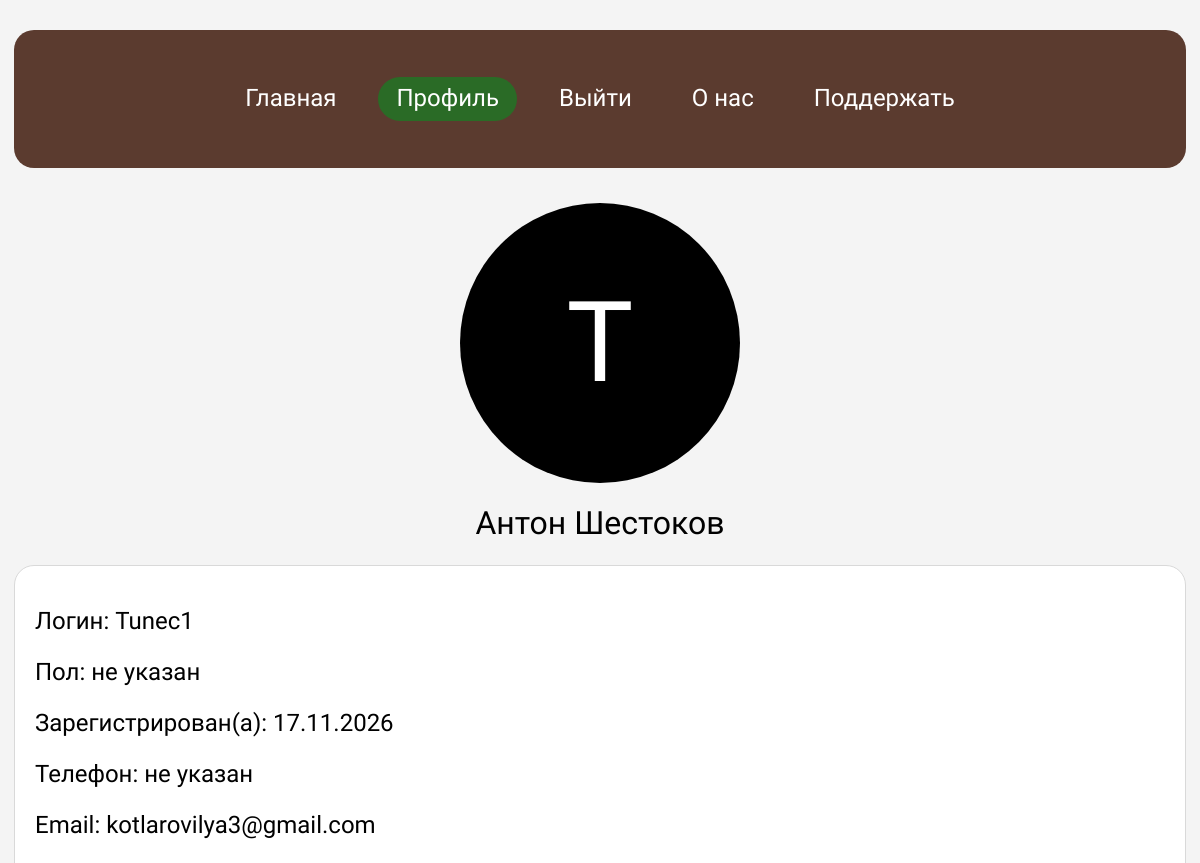
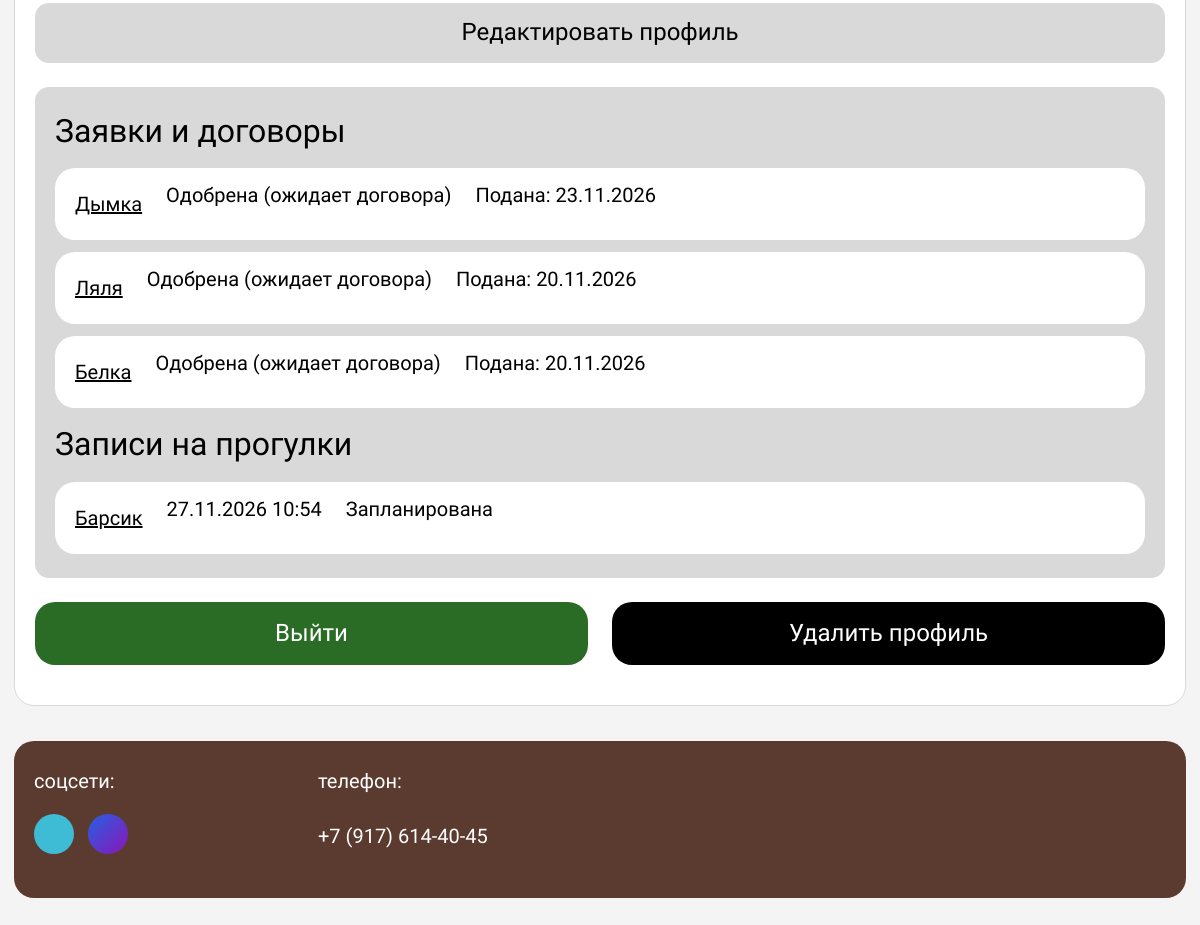
/profile/ (signed in), run on the app's committed database (2 pictures, top to bottom).
### app/models.py (models this page shows, shortened)
class Profile(models.Model):
    GENDER_CHOICES = [('male', 'Мужской'), ('female', 'Женский')]
    user = models.OneToOneField(
        settings.AUTH_USER_MODEL, on_delete=models.CASCADE,
        related_name='profile', verbose_name='Пользователь',
    )
    phone = models.CharField('Телефон', max_length=20, blank=True)
    gender = models.CharField('Пол', max_length=10, choices=GENDER_CHOICES, blank=True)
    class Meta:
        verbose_name = 'Профиль пользователя'
        verbose_name_plural = 'Профили пользователей'

class AdoptionApplication(models.Model):
    STATUS_CHOICES = [
        ('pending', 'На рассмотрении'),
        ('approved', 'Одобрена (ожидает договора)'),
        ('rejected', 'Отклонена'),
        ('completed', 'Договор подписан (обрёл дом)'),
    ]
    user = models.ForeignKey(
        settings.AUTH_USER_MODEL, on_delete=models.CASCADE,
        related_name='adoption_applications', verbose_name='Кандидат'
    )
    pet = models.ForeignKey(
        Pet, on_delete=models.CASCADE, related_name='applications', verbose_name='Питомец'
    )
    housing_conditions = models.TextField('Жилищные условия')
    experience = models.TextField('Опыт содержания животных')
    status = models.CharField('Статус заявки', max_length=20, choices=STATUS_CHOICES, default='pending')
    created_at = models.DateTimeField('Дата подачи', auto_now_add=True)
    class Meta:
        verbose_name = 'Анкета на усыновление'
        verbose_name_plural = 'Анкеты на усыновление'
        ordering = ['-created_at']
        constraints = [
            models.UniqueConstraint(fields=['user', 'pet'], name='unique_user_pet_application'),
        ]

class Pet(models.Model):
    STATUS_CHOICES = [
        ('available', 'Доступен'),
        ('quarantine', 'На карантине'),
        ('treatment', 'На лечении'),
        ('reserved', 'Забронирован'),
        ('adopted', 'Обрёл дом'),
    ]
    GENDER_CHOICES = [('male', 'Мальчик'), ('female', 'Девочка')]
    SPECIES_CHOICES = [('dog', 'Собака'), ('cat', 'Кошка'), ('other', 'Другое')]
    name = models.CharField('Кличка', max_length=100)
    species = models.CharField('Вид', max_length=20, choices=SPECIES_CHOICES)
    breed = models.CharField('Порода', max_length=100, blank=True)
    age = models.PositiveSmallIntegerField('Возраст (полных лет)')
    gender = models.CharField('Пол', max_length=10, choices=GENDER_CHOICES)
    status = models.CharField('Статус', max_length=20, choices=STATUS_CHOICES, default='available')
    description = models.TextField('История и характер', blank=True)
    photo = models.ImageField(
        'Фотография',
        upload_to='pets/',
        blank=True,
        validators=[validate_image_file]
    )
    volier = models.ForeignKey(
        Volier, on_delete=models.SET_NULL, null=True, blank=True,
        related_name='pets', verbose_name='Вольер',
    )
    admission_date = models.DateField('Дата поступления', auto_now_add=True)
    sponsors = models.ManyToManyField(
        settings.AUTH_USER_MODEL, through='SponsorshipPayment',
        related_name='sponsored_pets', verbose_name='Опекуны',
    )
    class Meta:
        verbose_name = 'Питомец'
        verbose_name_plural = 'Питомцы'
        ordering = ['-admission_date', 'name']
        constraints = [
            models.CheckConstraint(condition=Q(age__gte=0) & Q(age__lte=40), name='pet_age_0_40'),
        ]

class WalkingBooking(models.Model):
    volunteer = models.ForeignKey(
        settings.AUTH_USER_MODEL, on_delete=models.CASCADE,
        related_name='walking_bookings', verbose_name='Волонтёр'
    )
    pet = models.ForeignKey(
        Pet, on_delete=models.CASCADE, related_name='walks', verbose_name='Питомец'
    )
    date_time = models.DateTimeField('Дата и время прогулки')
    is_completed = models.BooleanField('Прогулка завершена', default=False)
    class Meta:
        verbose_name = 'Запись на прогулку'
        verbose_name_plural = 'Записи на прогулки'
        ordering = ['-date_time']

### app/views.py (the view)
# urls.py: path("profile/", views.profile, name="profile"),
@login_required
def profile(request):
    applications = AdoptionApplication.objects.filter(user=request.user).select_related(
        "pet", "contract"
    )
    walks = WalkingBooking.objects.filter(volunteer=request.user).select_related("pet")
    profile, _ = Profile.objects.get_or_create(user=request.user)
    return render(
        request,
        "profile.html",
        {
            "applications": applications,
            "walks": walks,
            "profile": profile,
        },
    )

### app/templates/profile.html (shortened to what this page needs)
{% extends 'base.html' %}
{% block content %}
<section class="profile" aria-labelledby="profile-title">
    <div class="profile__avatar" aria-hidden="true">{{ user.username|slice:":1"|upper }}</div>
    <h1 class="profile__name" id="profile-title">{{ user.get_full_name|default:user.username }}</h1>
    <div class="profile__card">
        <dl class="profile__facts">
            <div><dt>Логин:</dt> <dd>{{ user.username }}</dd></div>
            <div><dt>Пол:</dt> <dd>{{ profile.get_gender_display|default:"не указан" }}</dd></div>
            <div><dt>Зарегистрирован(а):</dt> <dd>{{ user.date_joined|date:"d.m.Y" }}</dd></div>
            <div><dt>Телефон:</dt> <dd>{{ profile.phone|default:"не указан" }}</dd></div>
            <div><dt>Email:</dt> <dd>{{ user.email|default:"не указан" }}</dd></div>
        </dl>
        <a class="profile__edit" href="{% url 'profile_edit' %}">Редактировать профиль</a>
        <section class="profile__orders" aria-labelledby="orders-title">
            <h2 class="profile__subtitle" id="orders-title">Заявки и договоры</h2>
            {% if applications %}
            <ul class="profile__list">
                {% for application in applications %}
                <li class="profile__item">
                    <a href="{% url 'pet_detail' application.pet.pk %}">{{ application.pet.name }}</a>
                    <span>{{ application.get_status_display }}</span>
                    <span>Подана: {{ application.created_at|date:"d.m.Y" }}</span>
                </li>
                {% endfor %}
            </ul>
            {% else %}
            <p>Заявок пока нет.</p>
            {% endif %}
            <h2 class="profile__subtitle">Записи на прогулки</h2>
            {% if walks %}
            <ul class="profile__list">
                {% for walk in walks %}
                <li class="profile__item">
                    <a href="{% url 'pet_detail' walk.pet.pk %}">{{ walk.pet.name }}</a>
                    <span>{{ walk.date_time|date:"d.m.Y H:i" }}</span>
                    <span>{% if walk.is_completed %}Завершена{% else %}Запланирована{% endif %}</span>
                </li>
                {% endfor %}
            </ul>
            {% else %}
            <p>Записей на прогулки пока нет.</p>
            {% endif %}
        </section>
        <div class="profile__actions">
            <form method="post" action="{% url 'logout' %}">
                <button class="btn btn--green" type="submit">Выйти</button>
            </form>
            <a class="btn btn--black" href="{% url 'profile_delete' %}">Удалить профиль</a>
        </div>
    </div>
</section>
{% endblock %}

### app/static/css/style.css (style rules this page uses)
:root { --color-bg: #f4f4f4; --color-white: #ffffff; --color-black: #000000; --color-brown: #5b3b2f; --color-green: #4cbb70; --color-green-dark: #2a6b26; --color-telegram: #3ebbd5; --color-whatsapp: #00ff37; --color-blue: #2461e4; --color-purple: #8c15b7; --color-error: #b00020; --radius: 20px; --gap-section: 35px; --gutter: 14px; --container: 1340px; --tap: 44px; --font: "Golos Text", system-ui, -apple-system, "Segoe UI", Roboto, Arial, sans-serif; --fs-h1: 40px; --fs-h2: 32px; --fs-h3: 24px; --fs-text: 20px; }
*, *::before, *::after { box-sizing: border-box; }
body { margin: 0; background: var(--color-bg); color: var(--color-black); font-family: var(--font); font-size: var(--fs-text); line-height: 1.3; }
ul { margin: 0; padding: 0; list-style: none; }
h1, h2, h3, p, dl, dd { margin: 0; }
a { color: inherit; }
.btn { display: inline-flex; align-items: center; justify-content: center; min-width: 204px; min-height: 60px; padding: 16px 40px; border: 0; border-radius: var(--radius); background: var(--color-green-dark); color: var(--color-white); font: inherit; font-size: var(--fs-h3); text-align: center; text-decoration: none; cursor: pointer; }
.btn--green { background: var(--color-green-dark); }
.btn--black { background: var(--color-black); }
.pet__facts dt, .pet__facts dd, .profile__facts dt, .profile__facts dd { display: inline; }
.profile__subtitle { margin-top: 10px; font-size: var(--fs-h2); font-weight: 400; }
.profile { display: flex; flex-direction: column; align-items: center; gap: 20px; }
.profile__avatar { display: flex; align-items: center; justify-content: center; width: clamp(140px, 28vw, 280px); aspect-ratio: 1; border-radius: 50%; background: var(--color-black); color: var(--color-white); font-size: clamp(56px, 11vw, 112px); }
.profile__name { font-size: var(--fs-h2); font-weight: 400; text-align: center; overflow-wrap: anywhere; }
.profile__card { display: flex; flex-direction: column; gap: 24px; width: 100%; padding: 40px 20px; background: var(--color-white); border: 1px solid #d9d9d9; border-radius: var(--radius); }
.profile__facts { display: flex; flex-direction: column; gap: 20px; font-size: var(--fs-h3); overflow-wrap: anywhere; }
.profile__edit { display: flex; align-items: center; justify-content: center; min-height: 60px; border-radius: 14px; background: #d9d9d9; font-size: var(--fs-h3); text-decoration: none; }
.profile__orders { display: flex; flex-direction: column; gap: 16px; min-height: 200px; padding: 24px 20px; border-radius: 14px; background: #d9d9d9; }
.profile__orders .profile__subtitle { margin-top: 0; }
.profile__orders .profile__item { background: var(--color-white); }
.profile__actions { display: grid; grid-template-columns: 1fr 1fr; gap: 24px; }
.profile__actions .btn { width: 100%; }
.profile__list { display: flex; flex-direction: column; gap: 12px; }
.profile__item { display: flex; flex-wrap: wrap; gap: 8px 24px; padding: 14px 20px; background: var(--color-bg); border-radius: var(--radius); }
.profile__item a { display: inline-flex; align-items: center; min-height: var(--tap); }

### data on the page
Profile: gender "не указан", phone "не указан"
AdoptionApplication: pet.name "Дымка", status "Одобрена (ожидает договора)", created_at "23.11.2026"
AdoptionApplication: pet.name "Ляля", status "Одобрена (ожидает договора)", created_at "20.11.2026"
AdoptionApplication: pet.name "Белка", status "Одобрена (ожидает договора)", created_at "20.11.2026"
WalkingBooking: pet.name "Барсик", date_time "27.11.2026 10:54", is_completed "Запланирована"

### other printed values
{{ user.username|slice:":1"|upper }} "T"
{{ user.get_full_name|default:user.username }} "Антон Шестоков"
{{ user.username }} "Tunec1"
{{ user.date_joined|date:"d.m.Y" }} "17.11.2026"
{{ user.email|default:"не указан" }} "kotlarovilya3@gmail.com"
